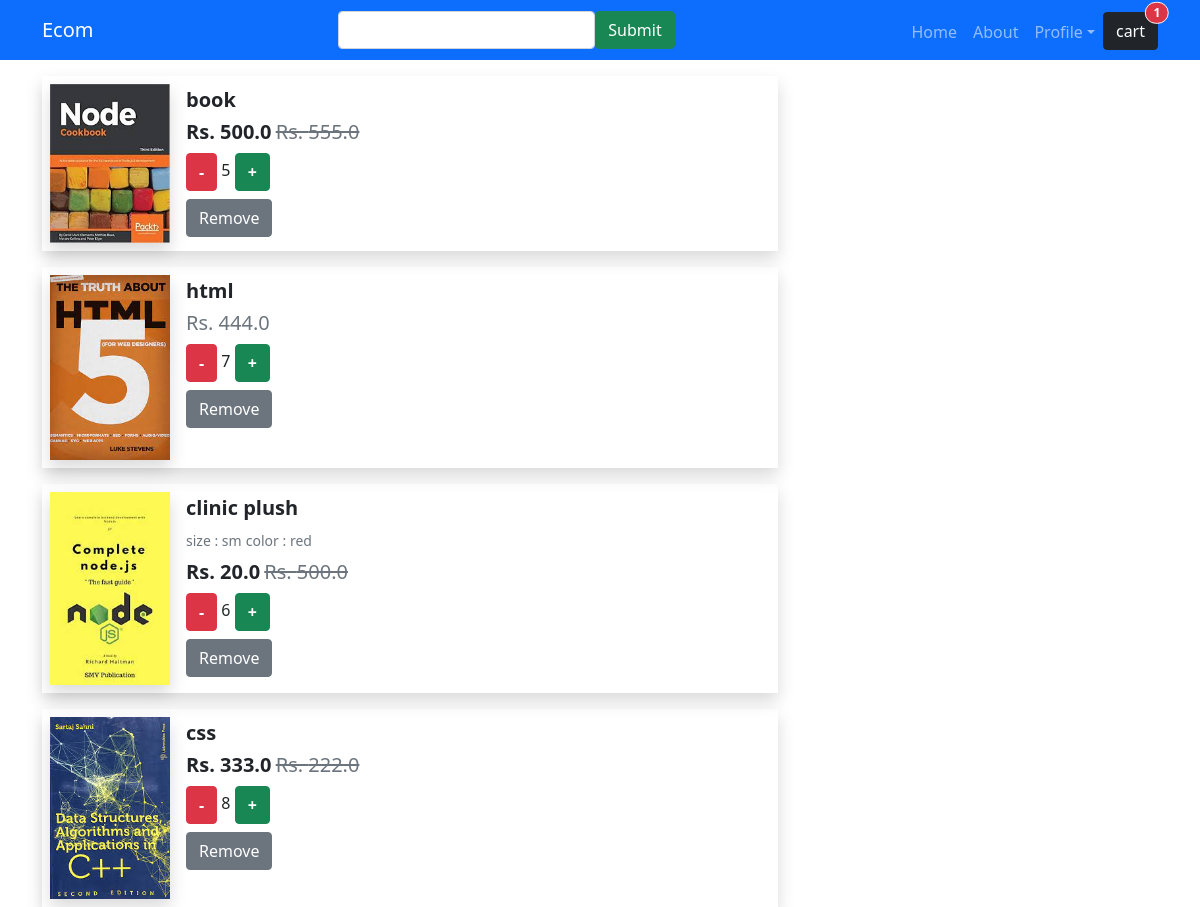
/order-summary/ (signed in), run on the app's committed database.
### core/models.py (models this page shows, shortened)
class OrderItem(models.Model):
    user = models.ForeignKey(settings.AUTH_USER_MODEL,on_delete=models.CASCADE)
    ordered = models.BooleanField(default=False)
    item = models.ForeignKey(Item, on_delete=models.CASCADE)
    qty = models.IntegerField(default=1)
    item_variations = models.ManyToManyField(ItemVariation)

class Item(models.Model):
    title = models.CharField(max_length=200)
    category = models.ForeignKey(Category,on_delete=models.SET_NULL, null=True,blank=True)
    label = models.CharField(choices=LABEL_CHOICE, max_length=1)
    slug = models.SlugField()
    description = models.TextField()
    image = models.ImageField()
    price = models.FloatField()
    discount_price = models.FloatField(null=True, blank=True)

class ItemVariation(models.Model):
    variation = models.ForeignKey(Variation,on_delete=models.CASCADE)
    value = models.CharField(max_length=50) #L, M, S, XL, red, yellow, C type, B type
    attachment = models.ImageField(blank=True)
    class Meta:
        unique_together = (
            ('variation','value')
        )

class Variation(models.Model):
    item = models.ForeignKey(Item,on_delete=models.CASCADE)
    name = models.CharField(max_length=200) #size , color, type, design etc

### core/views.py (the view)
# urls.py: path("order-summary/",OrderSummaryVIew.as_view(),name="order-summary"),
class OrderSummaryVIew(View):
    def get(self, *args, **kwargs):
        try:
            order = Order.objects.get(user=self.request.user,ordered=False)
            context = {"object":order}
        except ObjectDoesNotExist:
            return redirect("core:homepage")
        return render(self.request,"order-summary.html",context)
    model = Order
    template_name = "order_summary.html"

### core/templates/order-summary.html
{% extends 'base.html' %}
{% block content %}
    <div class="container">
        <div class="row">
            <div class="col-8">
                {% for order_item in object.items.all  %}
                    <div class="media d-md-flex shadow p-2 d-block mt-3">
                        <img src="{{order_item.item.image.url}}" width="120px" class="media-image d-block shadow"  alt="">
                        <div class="media-body ps-3">
                            <h5 class="mt-1 fw-bolder">{{order_item.item.title}}</h5>
                           <span class="d-block">
                                {% if order_item.item_variations.exists %}
                                    {% for foo in order_item.item_variations.all  %}
                                        <small class="text-muted">{{foo.variation.name}} : {{foo.value}}</small>
                                    {% endfor %}
                                {% endif %}
                           </span>
                        <span class="d-block my-2">
                            {% if order_item.item.discount_price %}
                                <p class="text-dark h5 fw-bold d-inline">Rs. {{order_item.item.discount_price}}</p>
                                <p class="text-muted h5 fw-normal d-inline"><del>Rs. {{order_item.item.price}}</del></p>
                            {% else %}
                                <p class="text-muted h5 fw-normal d-inline">Rs. {{order_item.item.price}}</p>
                            {% endif %}
                        </span>
                        <span class="d-block my-2">
                            <a href="" class=" btn btn-danger fw-bolder">-</a>
                            <span class="">{{order_item.qty}}</span>
                            <a href="{% url 'core:add-to-cart' order_item.item.slug %}" class=" btn btn-success fw-bolder">+</a>
                        </span>
                        <div class="d-inline-block">
                            <a href="" class="btn btn-secondary float-end">Remove</a>
                        </div>
                        </div>
                    </div>
                {% endfor %}
            </div>
            <div class="col-4"></div>
        </div>
    </div>
{% endblock  %}

### core/templates/base.html (shortened to what this page needs)
<!DOCTYPE html>
<html lang="en">
<head>
<link href="https://cdn.jsdelivr.net/npm/bootstrap@5.1.3/dist/css/bootstrap.min.css" rel="stylesheet">
</head>
<body>
    <nav class="navbar navbar-expand-lg navbar-dark bg-primary">
        <div class="container">
            <a href="" class="navbar-brand">Ecom</a>
        <form action="" class="d-flex">
            <input type="search" name="search" class="form-control">
            <input type="submit" name="find" class="btn btn-success">
        </form>
        <ul class="navbar-nav mt-1">
            <li class="nav-item"><a href="" class="nav-link">Home</a></li>
            <li class="nav-item"><a href="" class="nav-link">About</a></li>
            <li class="nav-item dropdown">
                <a href="" class="nav-link dropdown-toggle" data-bs-toggle="dropdown">Profile</a>
            </li>
            <li class="nav-item"><a href="{%url 'core:order-summary'%}" class="btn btn-dark position-relative">cart
                <span class="position-absolute top-0 small start-100 border border-light translate-middle badge rounded-pill bg-danger">
                    1
                  </span>
            </a></li>
        </ul>
    </div>
    </nav>
    {% block content %}{% endblock %}
</body>
</html>

### data on the page
OrderItem: item.image (picture), item "book", item.discount_price "500.0", item.price "555.0", qty "5"
OrderItem: item.image (picture), item "html", item.price "444.0", qty "7"
OrderItem: item.image (picture), item "clinic plush", item.discount_price "20.0", item.price "500.0", qty "6"
ItemVariation: variation.name "size", value "sm"
ItemVariation: variation.name "color", value "red"
OrderItem: item.image (picture), item "css", item.discount_price "333.0", item.price "222.0", qty "8"
